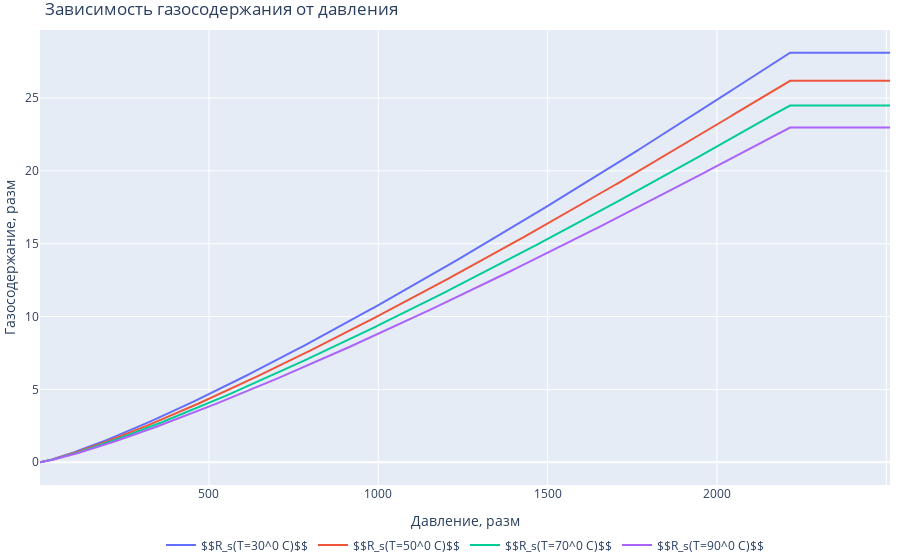
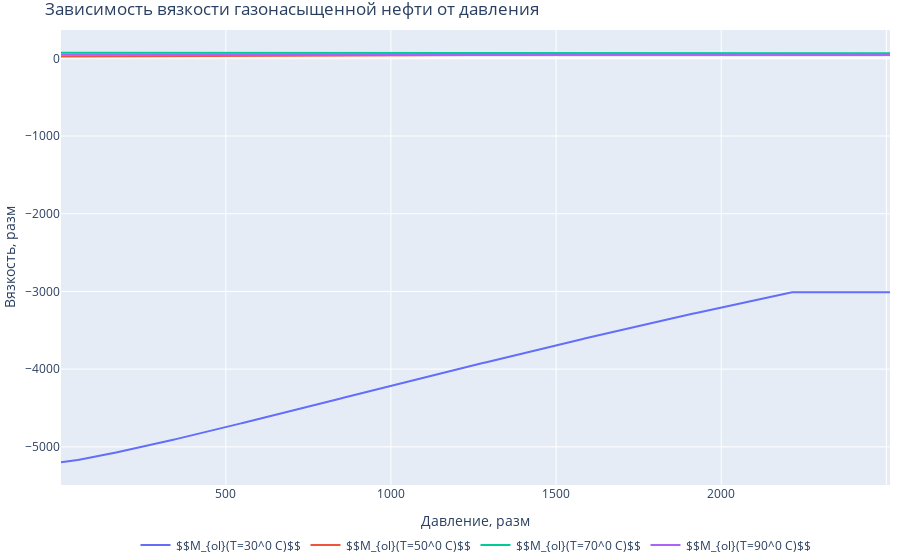
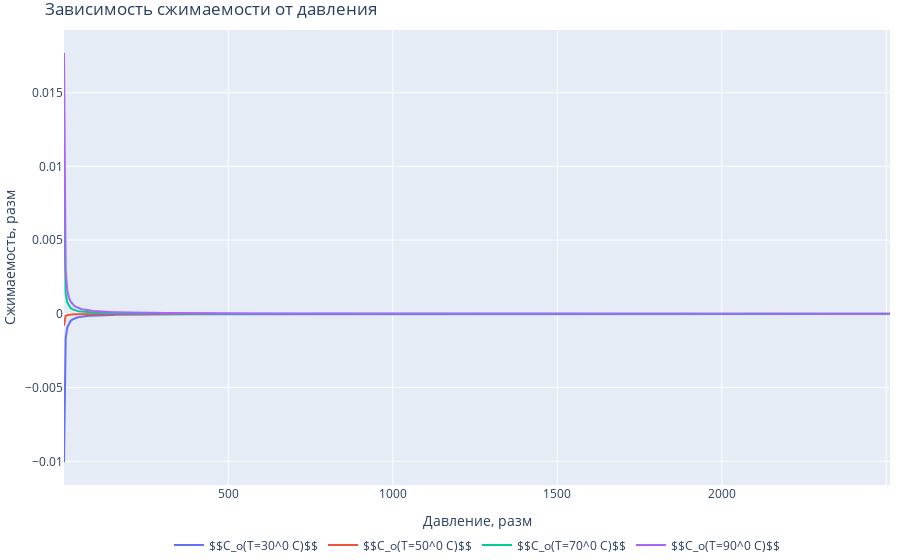

The notebook cell these images were saved under, in order:
### Code cell
import math as m
import plotly
import plotly.graph_objs as go
import plotly.express as px
from plotly.subplots import make_subplots

import numpy as np
import pandas as pd


#1
def Bubblepoint_P_HO(Rs, Yg, T, API) :
    Pb = 15.7286*((Rs/Yg)**0.7885)*10**(0.0020*T-0.0142*API)
    return Pb

#2
def Solution_GOR(Pb, Yg, T, API, Ygpsp, Tsp, Psp):
    if API <= 10:
        Rs = Yg*(Pb/10.7025*10**(0.0169*API-0.00156*T))**1.1128
        return Rs
    elif 10 < API <= 22.3:
        Ygcorr = Ygpsp*(1+0.5912*API*Tsp*(m.log10(Psp/114.7))*10**(-4))
        Rs = Ygcorr*Pb**(1.2057)/56.434*10.9267*(API/(T+460))
        return Rs
    else:
        return 'Корреляция не подходит для данного значения плотности'

#3
def Isotherm_Compressibility(Rs, Tg, Pg, API, Ygpsp, Tsp, Psp):
    if API <= 10:
        Ygcorr = Ygpsp*(1+0.5912*API*Tsp*(m.log10(Psp/114.7))*10**(-4))
        Co = (-889.6+3.1374*Rs+20*Tg-627.3*Ygcorr-81.4476*API)/(Pg*10**(5))
        return Co
    elif 10 < API <= 22.3:
        Ygcorr = Ygpsp*(1+0.5912*API*Tsp*(m.log10(Psp/114.7))*10**(-4))
        Co = (-2841.8+2.9646*Rs+25.5439*Tg-1230.5*Ygcorr+41.91*API)/(Pg*10**(5))
        return Co
    else:
        return 'Корреляция не подходит для данного значения плотности'

#4
def D_visc(API, T):
    if API <= 10:
        Mod = 10**(10**(1.90296-0.012619*API-0.61748*m.log10(T)))-1
        return Mod
    elif 10 < API <= 22.3:
        Mod = 10**(10**(2.06492-0.0179*API-0.70226*m.log10(T)))-1
        return Mod
    else:
        return 'Корреляция не подходит для данного значения плотности'

#5
def G_S_visc(Rs, Mod, API, Ygpsp, Tsp, Psp):
    if API <= 10:
        Ygcorr = Ygpsp*(1+0.1595*API**(0.4078)*Tsp**(-0.2466)*m.log10(Psp/114.7))
        Y = 10**(-0.00081*Rs)
        F = (-0.0335+1.0785*10**(-0.000845*Rs))*Mod**(0.5798+0.3432*Y)
        Mol = 2.3945+0.8927*F+0.001567*F**2
        return Mol
    elif 10 < API <= 22.3:
        Ygcorr = Ygpsp*(1+0.1595*API**(0.4078)*Tsp**(-0.2466)*m.log10(Psp/114.7))
        Y = 10**(-0.00081*Rs)
        F = (0.2478+0.6114*10**(-0.000845*Rs))*Mod**(0.4731+0.5158*Y)
        Mol = -0.6311+1.078*F-0.003653*F**2
        return Mol
    else:
        return 'Корреляция не подходит для данного значения плотности'

#6
def Un_S_visc(Mol, Mod, P, Pb, API, Ygpsp, Tsp, Psp):
    if API <= 10:
        Mo = Mol-((1-P/Pb)*10**(-2.19)*Mod**(1.055)*Pb**(0.3132)/10**(0.0099)/API)
        return Mo
    elif 10 < API <= 22.3:
        Ygcorr = Ygpsp*(1+0.1595*API**(0.4078)*Tsp**(-0.2466)*m.log10(Psp/114.7))
        Mo = 0.9886*Mol+0.002763*(P-Pb)*(-0.01153*Mol**(1.7933)+0.0316*Mol**(1.5939))
        return Mo
    else:
        return 'Корреляция не подходит для данного значения плотности'

Rsr = 231.45
Ygr = 0.696
Trr = [86,122,158,194]
Ygpspr = 0.679
Pspr = 58.02
Pr = 3428.75
T1 = 86
T2 = 122
T3 = 158
T4 = 194
APIr = 11.0

#найдем давление насыщения
Pn = Bubblepoint_P_HO(Rsr, Ygr, T3, APIr) 
Pn = m.ceil(Pn)
Pn2 = Pn + 300
P = [i for i in range(1, Pn2, 5)]

#вязкость дегазированной нефти
Mod30 = D_visc(APIr, T1)
Mod50 = D_visc(APIr, T2)
Mod70 = D_visc(APIr, T3)
Mod90 = D_visc(APIr, T4)

#газосодержание от давления
Rs30, Rs50, Rs70, Rs90 = [], [], [], []

#сжимаемость
Co30, Co50, Co70, Co90 = [], [], [], []

#вязкость насыщенной нефти
Mol30, Mol50, Mol70, Mol90 = [], [], [], []

for i in P:
    if i >= Pn:
        p = Pn
    else:
        p = i
    Rs30.append(Solution_GOR(p, Ygr, T1, APIr, Ygpspr, T1, Pspr))
    Rs50.append(Solution_GOR(p, Ygr, T2, APIr, Ygpspr, T2, Pspr))
    Rs70.append(Solution_GOR(p, Ygr, T3, APIr, Ygpspr, T3, Pspr))
    Rs90.append(Solution_GOR(p, Ygr, T4, APIr, Ygpspr, T4, Pspr))
    Mol30.append(G_S_visc(Rs30[-1], Mod30, APIr, Ygpspr, T1, Pspr))
    Mol50.append(G_S_visc(Rs50[-1], Mod50, APIr, Ygpspr, T2, Pspr))
    Mol70.append(G_S_visc(Rs70[-1], Mod70, APIr, Ygpspr, T3, Pspr))
    Mol90.append(G_S_visc(Rs90[-1], Mod90, APIr, Ygpspr, T4, Pspr))
   
for p,r in zip(P, Rs30):
    Co30.append(Isotherm_Compressibility(r, T1, p, APIr, Ygpspr, T1, Pspr))

for p,r in zip(P, Rs50):
    Co50.append(Isotherm_Compressibility(r, T2, p, APIr, Ygpspr, T2, Pspr))

for p,r in zip(P, Rs70):
    Co70.append(Isotherm_Compressibility(r, T3, p, APIr, Ygpspr, T3, Pspr))

for p,r in zip(P, Rs90):
    Co90.append(Isotherm_Compressibility(r, T4, p, APIr, Ygpspr, T4, Pspr))
    


fig = go.Figure()
fig.add_trace(go.Scatter(x=P, y=Rs30, name='$$R_s(T=30^0 C)$$'))
fig.add_trace(go.Scatter(x=P, y=Rs50, name='$$R_s(T=50^0 C)$$'))
fig.add_trace(go.Scatter(x=P, y=Rs70, name='$$R_s(T=70^0 C)$$'))
fig.add_trace(go.Scatter(x=P, y=Rs90, name='$$R_s(T=90^0 C)$$'))
fig.update_layout(legend_orientation="h",
                  legend=dict(x=.5, xanchor="center"),
                  title="Зависимость газосодержания от давления",
                  xaxis_title="Давление, разм",
                  yaxis_title="Газосодержание, разм",
                  margin=dict(l=0, r=0, t=30, b=0))
fig.update_traces(hoverinfo="x+y")
fig.show()

fig1 = go.Figure()
fig1.add_trace(go.Scatter(x=P, y=Mol30, name='$$M_{ol}(T=30^0 C)$$'))
fig1.add_trace(go.Scatter(x=P, y=Mol50, name='$$M_{ol}(T=50^0 C)$$'))
fig1.add_trace(go.Scatter(x=P, y=Mol70, name='$$M_{ol}(T=70^0 C)$$'))
fig1.add_trace(go.Scatter(x=P, y=Mol90, name='$$M_{ol}(T=90^0 C)$$'))
fig1.update_layout(legend_orientation="h",
                  legend=dict(x=.5, xanchor="center"),
                  title="Зависимость вязкости газонасыщенной нефти от давления",
                  xaxis_title="Давление, разм",
                  yaxis_title="Вязкость, разм",
                  margin=dict(l=0, r=0, t=30, b=0))
fig1.update_traces(hoverinfo="x+y")
fig1.show()

fig2 = go.Figure()
fig2.add_trace(go.Scatter(x=P, y=Co30, name='$$C_o(T=30^0 C)$$'))
fig2.add_trace(go.Scatter(x=P, y=Co50, name='$$C_o(T=50^0 C)$$'))
fig2.add_trace(go.Scatter(x=P, y=Co70, name='$$C_o(T=70^0 C)$$'))
fig2.add_trace(go.Scatter(x=P, y=Co90, name='$$C_o(T=90^0 C)$$'))
fig2.update_layout(legend_orientation="h",
                  legend=dict(x=.5, xanchor="center"),
                  title="Зависимость сжимаемости от давления",
                  xaxis_title="Давление, разм",
                  yaxis_title="Сжимаемость, разм",
                  margin=dict(l=0, r=0, t=30, b=0))
fig2.update_traces(hoverinfo="x+y")
fig2.show()

### Figure 1 — Plotly figure (JSON) as saved in the notebook; plotly's stock layout.template omitted (floating-point values rounded to 4 significant figures; data arrays with more than 128 entries replaced by an {"elided": "..."} marker saying what was removed)
{"data": [{"hoverinfo": "x+y", "name": "$$R_s(T=30^0 C)$$", "type": "scatter", "x": {"elided": "503 int values"}, "y": {"elided": "503 float values"}}, {"hoverinfo": "x+y", "name": "$$R_s(T=50^0 C)$$", "type": "scatter", "x": {"elided": "503 int values"}, "y": {"elided": "503 float values"}}, {"hoverinfo": "x+y", "name": "$$R_s(T=70^0 C)$$", "type": "scatter", "x": {"elided": "503 int values"}, "y": {"elided": "503 float values"}}, {"hoverinfo": "x+y", "name": "$$R_s(T=90^0 C)$$", "type": "scatter", "x": {"elided": "503 int values"}, "y": {"elided": "503 float values"}}], "layout": {"legend": {"orientation": "h", "x": 0.5, "xanchor": "center"}, "margin": {"b": 0, "l": 0, "r": 0, "t": 30}, "title": {"text": "Зависимость газосодержания от давления"}, "xaxis": {"title": {"text": "Давление, разм"}}, "yaxis": {"title": {"text": "Газосодержание, разм"}}}}

### Figure 2 — Plotly figure (JSON) as saved in the notebook; plotly's stock layout.template omitted (floating-point values rounded to 4 significant figures; data arrays with more than 128 entries replaced by an {"elided": "..."} marker saying what was removed)
{"data": [{"hoverinfo": "x+y", "name": "$$M_{ol}(T=30^0 C)$$", "type": "scatter", "x": {"elided": "503 int values"}, "y": {"elided": "503 float values"}}, {"hoverinfo": "x+y", "name": "$$M_{ol}(T=50^0 C)$$", "type": "scatter", "x": {"elided": "503 int values"}, "y": {"elided": "503 float values"}}, {"hoverinfo": "x+y", "name": "$$M_{ol}(T=70^0 C)$$", "type": "scatter", "x": {"elided": "503 int values"}, "y": {"elided": "503 float values"}}, {"hoverinfo": "x+y", "name": "$$M_{ol}(T=90^0 C)$$", "type": "scatter", "x": {"elided": "503 int values"}, "y": {"elided": "503 float values"}}], "layout": {"legend": {"orientation": "h", "x": 0.5, "xanchor": "center"}, "margin": {"b": 0, "l": 0, "r": 0, "t": 30}, "title": {"text": "Зависимость вязкости газонасыщенной нефти от давления"}, "xaxis": {"title": {"text": "Давление, разм"}}, "yaxis": {"title": {"text": "Вязкость, разм"}}}}

### Figure 3 — Plotly figure (JSON) as saved in the notebook; plotly's stock layout.template omitted (floating-point values rounded to 4 significant figures; data arrays with more than 128 entries replaced by an {"elided": "..."} marker saying what was removed)
{"data": [{"hoverinfo": "x+y", "name": "$$C_o(T=30^0 C)$$", "type": "scatter", "x": {"elided": "503 int values"}, "y": {"elided": "503 float values"}}, {"hoverinfo": "x+y", "name": "$$C_o(T=50^0 C)$$", "type": "scatter", "x": {"elided": "503 int values"}, "y": {"elided": "503 float values"}}, {"hoverinfo": "x+y", "name": "$$C_o(T=70^0 C)$$", "type": "scatter", "x": {"elided": "503 int values"}, "y": {"elided": "503 float values"}}, {"hoverinfo": "x+y", "name": "$$C_o(T=90^0 C)$$", "type": "scatter", "x": {"elided": "503 int values"}, "y": {"elided": "503 float values"}}], "layout": {"legend": {"orientation": "h", "x": 0.5, "xanchor": "center"}, "margin": {"b": 0, "l": 0, "r": 0, "t": 30}, "title": {"text": "Зависимость сжимаемости от давления"}, "xaxis": {"title": {"text": "Давление, разм"}}, "yaxis": {"title": {"text": "Сжимаемость, разм"}}}}
